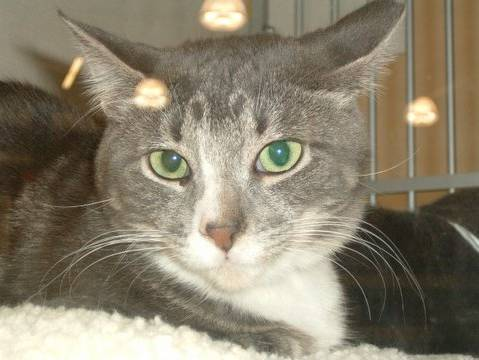
#> input picture CNN_Using_Pytorch/Animals-Dataset/train/cats/cats_00203.jpg, 479 x 360 px, found by its file name; its folder holds only this picture in this run
$ python Img_Resize.py
#> lines starting #> are read from the running program, lines starting #| are printed output that depends on the picture
import os
import numpy as np
import cv2

def resize_data(path_link):
#> called with path_link = 'Dataset/train/'
    for label in os.listdir(path_link):
        dir = os.path.join(path_link, label)
        dir = dir + '/'
        for image in os.listdir(dir):
            img = cv2.imread(os.path.join(dir, image))
#> img is the input picture: shape (360, 479, 3); mean B, G, R 109.6, 128.9, 137.5
            new = cv2.resize(img, (32, 32))
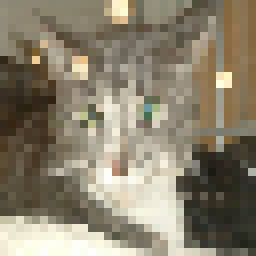
#> new: shape (32, 32, 3) (shown 8 times larger); mean B, G, R 110.4, 129.6, 138.3
            cv2.imwrite(os.path.join(dir, image), new)
            print(os.path.join(dir, image))
#> pass 2 of the loop in resize_data, `for label in os.listdir(path_link):`:
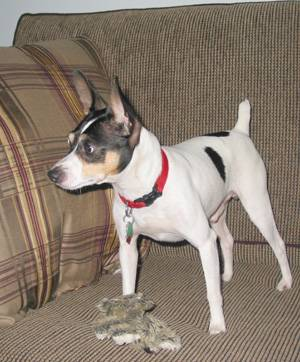
#> input picture CNN_Using_Pytorch/Animals-Dataset/train/dogs/dogs_00201.jpg, 300 x 362 px, found by its file name
#> in resize_data, img is the input picture: shape (362, 300, 3); mean B, G, R 113.1, 126.1, 139.8
#> in resize_data, `new = cv2.resize(img, (32, 32))`:
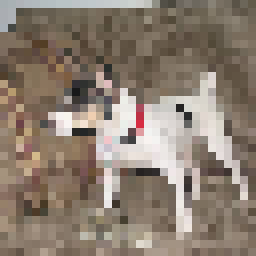
#> new: shape (32, 32, 3) (shown 8 times larger); mean B, G, R 113, 125.9, 139.6

#Load data
train_link = 'Dataset/train/'
test_link = 'Dataset/test/'
val_link = 'Dataset/validation/'

resize_data(train_link)
resize_data(test_link)
#> (the run stopped early here; a loop or call above may not have finished)
